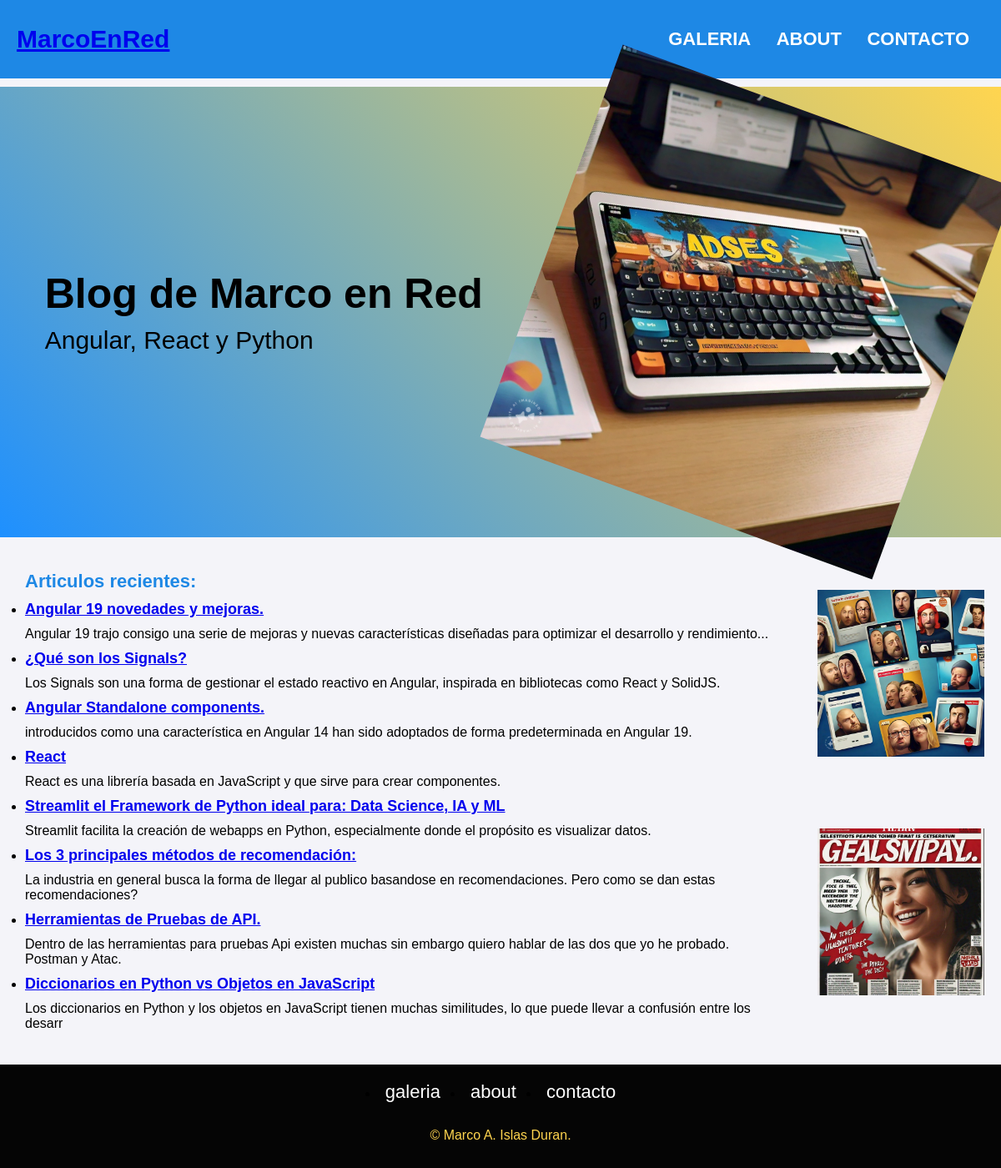
The page / on the database its author committed.
### blog_application/models.py (models this page shows, shortened)
class Article(models.Model):
    title    = models.CharField(max_length=80, verbose_name="Titulo")
    subtitle = models.CharField(max_length=100, verbose_name="Subtitulo", blank=True)
    resumen  = models.CharField(max_length=130, verbose_name="Resumen")
    article  = CKEditor5Field('Text', config_name='extends')
    author   = models.CharField(max_length=20, verbose_name="Autor")
    fecha    = models.DateField()
    image    = models.ImageField(upload_to='images/', blank=True, null=True)

### blog_application/views.py (the view)
# urls.py: path('', views.index, name='index'),
def index(request):
    articles = Article.objects.all()
    return render(request, "index.html", {"articles": articles})

### blog_application/templates/index.html (shortened to what this page needs)
{% extends 'base.html' %}
{% block content %}
<div class="hero item2">
	<div class="texto">
		<h1>Blog de Marco en Red</h1>
		<p>Angular, React y Python</p>
	</div>
	{% load static %}
	<img class="heroImage" src="{% static 'images/un_anuncio_sobre_un_teclado_de_computadora3.jpeg' %}" alt="Un teclado">
</div>
<div class="item4 celda">
	<h2>Articulos recientes: </h2>
	<ul>
		{% for article in articles%}
		<li>
			<h4>
				<a href="{% url 'article_detail' article.id %}">
					{{ article.title }}
				</a>
			</h4>
					<p>
					    {{article.resumen}}
					</p>
		</li>
		{% endfor %}
	</ul>
</div>
{% load static %}
<div class="item5 celda">
	<img src="{% static "images/anuncios_fake_tipo_adsense1.jpeg"%}" alt="anuncio" class="anuncio" >
	<img src="{% static "images/un_anuncio_chisme_de_algun_personaje_famoso1.jpeg"%}" alt="anuncio" class="anuncio" >
</div>
	</div>
	{% endblock %}

### blog_application/templates/base.html (shortened to what this page needs)
<!DOCTYPE html>
	{% load static %}
<html lang="en">
<head>
	<link rel="stylesheet" href="{% static 'styles.css' %}">
</head>
<body>
	<div class="grid-container">
		<header class="item1 celda">
			<h1><a href="{% url 'index' %}" >MarcoEnRed</a></h1>
			<nav>
				<ul>
					<li><a href="/galeria">galeria</a></li>
					<li><a href="/about">about</a></li>
					<li><a href="/contacto">contacto</a></li>
				</ul>
			</nav>
		</header>
	{% block content %}
	{% endblock content%}
	<footer class="item6 celda footer">
			<nav>
				<ul>
					<li><a href="/galeria">galeria</a></li>
					<li><a href="/about">about</a></li>
					<li><a href="/contacto">contacto</a></li>
				</ul>
			</nav>
			<p>
			&copy Marco A. Islas Duran.
			</p>
	</footer>
</body>
</html>

### blog_application/static/styles.css (style rules this page uses)
* { padding: 0; margin: 0; box-sizing: border-box; }
:root { --fondo: #f4f4f9; --texto: #333333; --acentos: #1e88e5; --destacados: #ffd54f; }
body { font-family: Arial, Helvetica, sans-serif; background-color: var(--fondo); }
.item1 { grid-area: header; }
.item2 { grid-area: hero; background-image: linear-gradient(45deg, dodgerblue, var(--destacados)); display: flex; justify-content: space-around; padding: 20px; align-items: center; }
.item4 { grid-area: main; }
.item5 { display: flex; flex-direction: column; }
.item6 { grid-area: footer; }
.grid-container { display: grid; grid-template-areas: "header header header header header header" "hero hero hero hero hero hero" "left main main main main right" "footer footer footer footer footer footer"; gap: 10px; background: var(--fondo); padding: 10; min-height: 100vh; }
.celda { text-align: left; padding: 20px 20px; justify-content: space-around; }
.grid-container header { display: flex; justify-content: space-between; padding: 20px 20px; align-items: center; background-color: var(--acentos); }
header nav ul li { display: inline-block; text-transform: uppercase; margin-right: 10px; font-weight: bold; list-style: none; }
nav ul li a { color: #ffffff; transition: color ease-in-out 0.3s; }
nav ul li a::before { border-bottom: 0 solid black; transition: border-bottom ease-in-out 0.3s; }
nav ul li a { text-decoration: none; font-size: 22px; padding: 5px 8px; }
h1 { font-size: 30px; color: black; margin: 10px 0px; }
h2 { font-size: 22px; color: var(--acentos); margin: 10px 0px; }
h4 { font-size: 18px; margin: 10px 0px; }
p { margin: 10px 0px; }
.anuncio { max-width: 200px; margin-bottom: 20px; }
.heroImage { max-width: 500px; transform: rotate(20deg); }
.texto h1 { font-size: 50px; }
.texto p { font-size: 30px; }
footer { background-color: rgb(5, 5, 5); }
footer nav ul { display: flex; justify-content: center; gap: 20px; }
footer p { color: var(--destacados); text-align: center; margin-top: 30px; font-size: 16px; }

### rows shown on the page
Article: title "Angular 19 novedades y mejoras.", resumen "Angular 19 trajo consigo una serie de mejoras y nuevas características diseñadas para optimizar el desarrollo y rendimiento..."
Article: title "¿Qué son los Signals?", resumen "Los Signals son una forma de gestionar el estado reactivo en Angular, inspirada en bibliotecas como React y SolidJS."
Article: title "Angular Standalone components.", resumen "introducidos como una característica en Angular 14 han sido adoptados de forma predeterminada en Angular 19."
Article: title "React", resumen "React es una librería basada en JavaScript y que sirve para crear componentes."
Article: title "Streamlit el Framework de Python ideal para: Data Science, IA y ML", resumen "Streamlit facilita la creación de webapps en Python, especialmente donde el propósito es visualizar datos."
Article: title "Los 3 principales métodos de recomendación:", resumen "La industria en general busca la forma de llegar al publico basandose en recomendaciones. Pero como se dan estas recomendaciones?"
Article: title "Herramientas de Pruebas de API.", resumen "Dentro de las herramientas para pruebas Api existen muchas sin embargo quiero hablar de las dos que yo he probado. Postman y Atac."
Article: title "Diccionarios en Python vs Objetos en JavaScript", resumen "Los diccionarios en Python y los objetos en JavaScript tienen muchas similitudes, lo que puede llevar a confusión entre los desarr"
